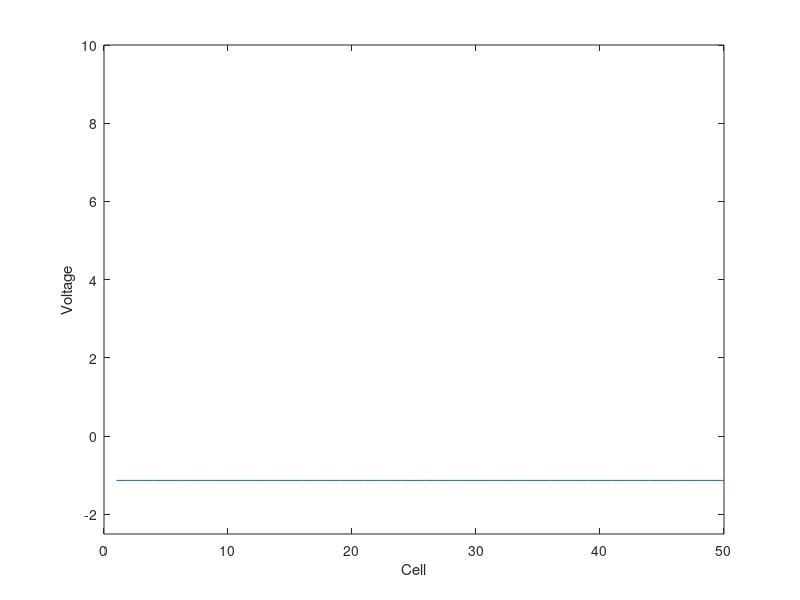

MATLAB code for this plot:
E = 0.08;
a = 1.0;
b = 0.2;
I0 = 25.0;
D = 0.9;
tstart = 40;
tstop = 47;

initv = [-1.13]*ones(50,1);
initw = [-0.65]*ones(50,1);

I = @(t) I0*(t>tstart).*(t<tstop);

dvdt = @(v,w,t) v-(1/3)*v.^3-w;
dwdt = @(v,w,t) E*(v+a-b*w);

dxdt = @(t,x)[dvdt(x(1:50),x(51:100),t)+[zeros(24,1);I(t);zeros(25,1)]+D*([x(50);x(1:49)]-2*x(1:50)+[x(2:50);x(1)]);
              dwdt(x(1:50),x(51:100),t)];

[T,X] = ode45(dxdt,[0,200],[initv;initw]);

%figure(1); clf; hold on;

%plot(T,X)

for nt=1:numel(T)
    figure(5); clf; hold on; box on;
    plot(X(nt,1:50));
    set(gca, 'ylim',[-2.5,10])
    xlabel('Cell')
    ylabel('Voltage')
    drawnow;
end


%2)steady state  -1.13,-0.69
